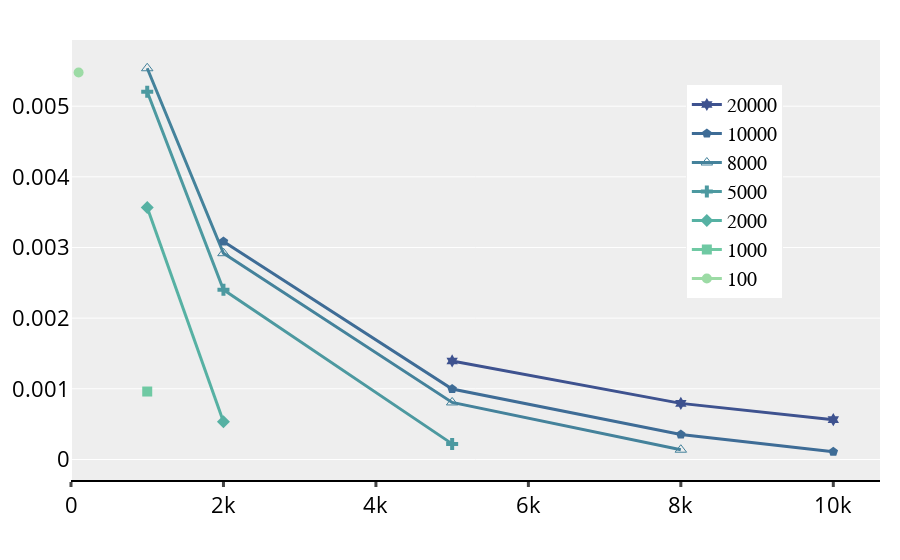

The notebook cell this image was saved under:
### Code cell
fig = go.Figure()
ploted_edge=[100,1000,2000,5000,8000,10000,20000]
for idx, e in enumerate(ploted_edge):
    same_e = res.loc[res['#E'] == e]
    fig.add_trace(go.Scatter(x=same_e["#V"], y=same_e["flops/cycles"], name=f"{e}",
                             mode='lines+markers', marker=dict(symbol=marker_symbols[idx],size=10),
                             line=dict(color=colors[idx], width=3)))

fig.update_layout(xaxis=dict(showline=True, showgrid=False, rangemode="tozero",
                             linecolor='rgb(0, 0, 0)', linewidth=2,
                             tickwidth=3, tickfont=num_font, ticks='outside'),
                  yaxis=dict(tickfont=num_font, zeroline=False, showticklabels=True,
                             showline=False),
                  legend=dict(borderwidth=1, bordercolor="#eeeeee",
                              x=0.76, y=0.9, traceorder="reversed", 
                              font=default_font),
                  margin=dict(autoexpand=True, l=40, r=20, t=40),
                  plot_bgcolor="#eeeeee"
                  )
fig.show()
fig.write_image("baseline_flops.pdf")

### Figure 1 — Plotly figure (JSON) as saved in the notebook; plotly's stock layout.template omitted (floating-point values rounded to 4 significant figures)
{"data": [{"line": {"color": "rgb(156, 219, 165)", "width": 3}, "marker": {"size": 10, "symbol": "circle"}, "mode": "lines+markers", "name": "100", "type": "scatter", "x": [100], "y": ["0.00547562 "]}, {"line": {"color": "rgb(111, 201, 163)", "width": 3}, "marker": {"size": 10, "symbol": "square"}, "mode": "lines+markers", "name": "1000", "type": "scatter", "x": [1000], "y": ["0.000961764 "]}, {"line": {"color": "rgb(86, 177, 163)", "width": 3}, "marker": {"size": 10, "symbol": "diamond"}, "mode": "lines+markers", "name": "2000", "type": "scatter", "x": [1000, 2000], "y": ["0.00356626 ", "0.000534638 "]}, {"line": {"color": "rgb(76, 153, 160)", "width": 3}, "marker": {"size": 10, "symbol": "cross"}, "mode": "lines+markers", "name": "5000", "type": "scatter", "x": [1000, 2000, 5000], "y": ["0.00520455 ", "0.00240122 ", "0.000220563 "]}, {"line": {"color": "rgb(68, 130, 155)", "width": 3}, "marker": {"size": 10, "symbol": "triangle-up-open"}, "mode": "lines+markers", "name": "8000", "type": "scatter", "x": [1000, 2000, 5000, 8000], "y": ["0.00553681 ", "0.00291904 ", "0.000806907 ", "0.000138013 "]}, {"line": {"color": "rgb(62, 108, 150)", "width": 3}, "marker": {"size": 10, "symbol": "pentagon"}, "mode": "lines+markers", "name": "10000", "type": "scatter", "x": [2000, 5000, 8000, 10000], "y": ["0.00308578 ", "0.000997218 ", "0.000354371 ", "0.000109207 "]}, {"line": {"color": "rgb(62, 82, 143)", "width": 3}, "marker": {"size": 10, "symbol": "hexagram"}, "mode": "lines+markers", "name": "20000", "type": "scatter", "x": [5000, 8000, 10000], "y": ["0.00139419 ", "0.00079381 ", "0.000563698 "]}], "layout": {"legend": {"bordercolor": "#eeeeee", "borderwidth": 1, "font": {"color": "#000000", "family": "Helvetica Neue", "size": 20}, "traceorder": "reversed", "x": 0.76, "y": 0.9}, "margin": {"autoexpand": true, "l": 40, "r": 20, "t": 40}, "plot_bgcolor": "#eeeeee", "xaxis": {"linecolor": "rgb(0, 0, 0)", "linewidth": 2, "rangemode": "tozero", "showgrid": false, "showline": true, "tickfont": {"color": "#000000", "size": 22}, "ticks": "outside", "tickwidth": 3}, "yaxis": {"showline": false, "showticklabels": true, "tickfont": {"color": "#000000", "size": 22}, "zeroline": false}}}
